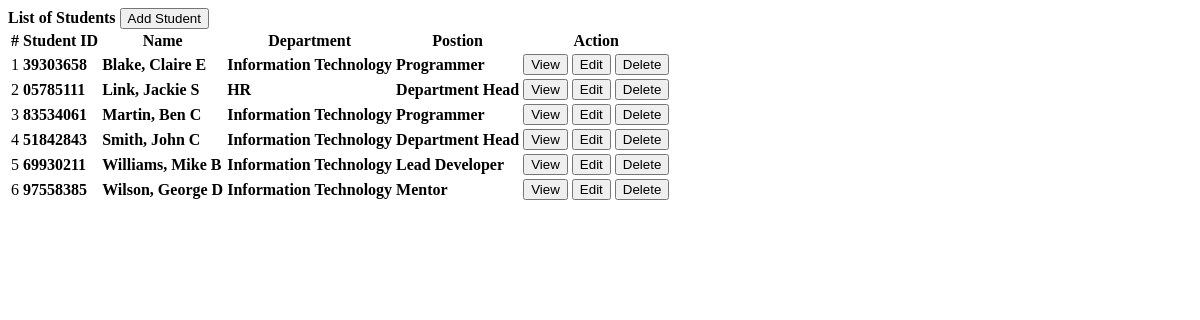
Page /employee.php on the committed database.
### tables this page shows
CREATE TABLE `employee_details` (
  `id` int(30) NOT NULL,
  `user_id` int(30) NOT NULL,
  `employee_id` varchar(200) NOT NULL,
  `lastname` text NOT NULL,
  `firstname` text NOT NULL,
  `middlename` text NOT NULL,
  `address` text NOT NULL,
  `contact` text NOT NULL,
  `department_id` int(30) NOT NULL,
  `position_id` int(30) NOT NULL,
  `type` tinyint(1) NOT NULL DEFAULT 5 COMMENT '1=Pricipal, 2=  Department Head , 3=Mentor, 4 = Coordinator,5 = Regular',
  `manager_id` int(30) NOT NULL,
  `supervisor_id` int(30) NOT NULL
);

### employee.php (the view, shortened to what this page needs)
<?php include('db_connect.php');?>
<div class="container-fluid">
	<div class="col-lg-12">
		<div class="row">
			<div class="col-md-12">
				<div class="card">
					<div class="card-header">
						<b>List of Students</b>
						<span class="">
							<button class="btn btn-primary btn-block btn-sm col-sm-2 float-right" type="button" id="new_employee">
					<i class="fa fa-plus"></i> Add Student</button>
				</span>
					</div>
					<div class="card-body">
						<table class="table table-condensed table-hover">
							<thead>
								<tr>
									<th class="text-center">#</th>
									<th class="">Student ID</th>
									<th class="">Name</th>
									<th class="">Department</th>
									<th class="">Postion</th>
									<th class="text-center">Action</th>
								</tr>
							</thead>
							<tbody>
								<?php
								$i = 1;
								$dname[0] = "Unset";
								$department = $conn->query("SELECT * FROM department");
								while($row=$department->fetch_assoc()):
									$dname[$row['id']] = ucwords($row['name']);
								endwhile;
								$pname[0] = "Unset";
								$position = $conn->query("SELECT * FROM position");
								while($row=$position->fetch_assoc()):
									$pname[$row['id']] = ucwords($row['name']);
								endwhile;
								$employee = $conn->query("SELECT *,concat(lastname,', ',firstname,' ',middlename) as name FROM employee_details order by name asc");
								while($row=$employee->fetch_assoc()):
									$department = isset($dname[$row['department_id']]) ? $dname[$row['department_id']] : "Department has been deleted.";
									$position = isset($pname[$row['position_id']]) ? $pname[$row['position_id']] : "Position has been deleted.";
								?>
								<tr>
									<td class="text-center"><?php echo $i++ ?></td>
									<td class="">
										 <p> <b><?php echo $row['employee_id'] ?></b></p>
									</td>
									<td class="">
										 <p> <b><?php echo ucwords($row['name']) ?></b></p>
									</td>
									<td class="">
										 <p> <b><?php echo $department ?></b></p>
									</td>
									<td class="">
										 <p> <b><?php echo $position ?></b></p>
									</td>
									<td class="text-center">
										<button class="btn btn-sm btn-outline-primary view_employee" type="button" data-id="<?php echo $row['id'] ?>" >View</button>
										<button class="btn btn-sm btn-outline-primary edit_employee" type="button" data-id="<?php echo $row['id'] ?>" >Edit</button>
										<button class="btn btn-sm btn-outline-danger delete_employee" type="button" data-id="<?php echo $row['id'] ?>">Delete</button>
									</td>
								</tr>
								<?php endwhile; ?>
							</tbody>
						</table>
					</div>
				</div>
			</div>
		</div>
	</div>
</div>

### employee.php (style rules this page uses)
td { vertical-align: middle !important; }
td p { margin: unset }

### rows in the picture
employee_details: employee "39303658", name "Blake, Claire E", department "Information Technology", position "Programmer"
employee_details: employee "05785111", name "Link, Jackie S", department "HR", position "Department Head"
employee_details: employee "83534061", name "Martin, Ben C", department "Information Technology", position "Programmer"
employee_details: employee "51842843", name "Smith, John C", department "Information Technology", position "Department Head"
employee_details: employee "69930211", name "Williams, Mike B", department "Information Technology", position "Lead Developer"
employee_details: employee "97558385", name "Wilson, George D", department "Information Technology", position "Mentor"
